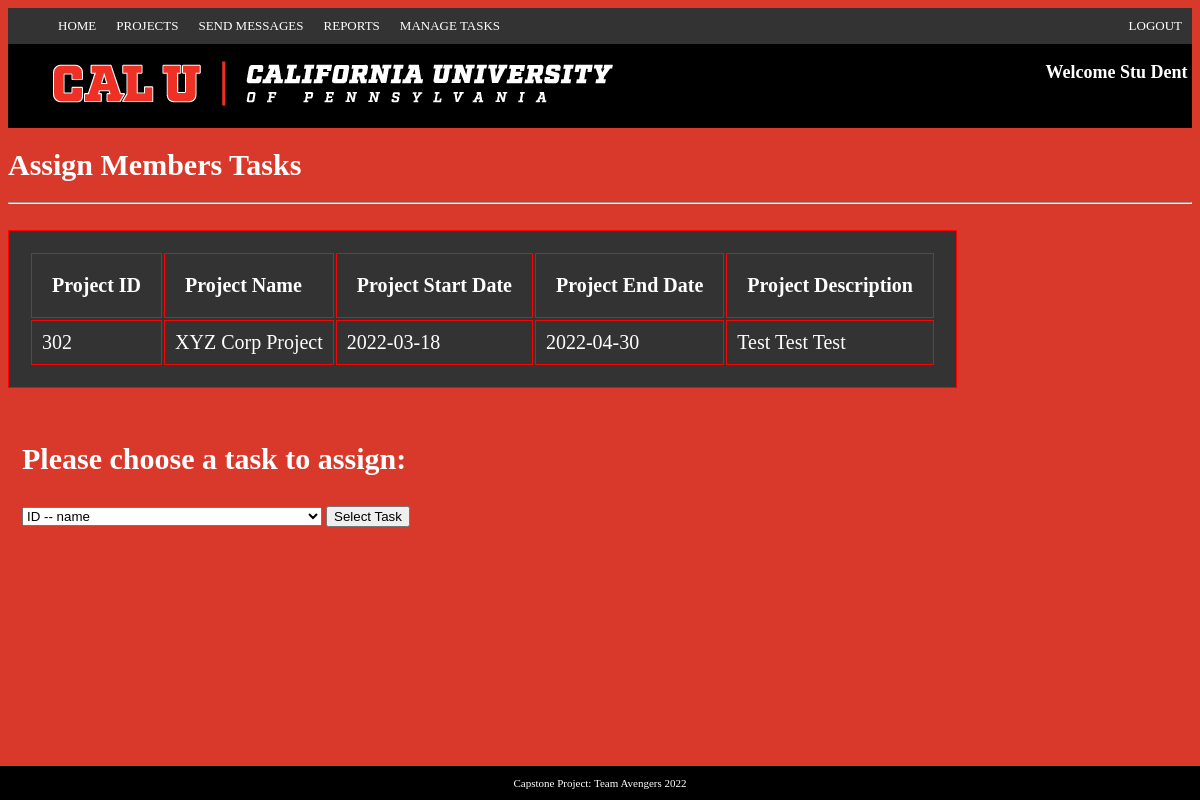
/teamLead/team_lead_tasks.php (signed in), run on the app's committed database.
### tables this page shows
CREATE TABLE team_members (
    mem_id      INT            NOT NULL    AUTO_INCREMENT,
    mem_fname   VARCHAR(60)    NOT NULL,
    mem_lname   VARCHAR(60)    NOT NULL,
    username    VARCHAR(255),
    password    VARCHAR(255),
	reset_pass	VARCHAR(255),
	skills      VARCHAR(255),
    PRIMARY KEY (mem_id),
    UNIQUE INDEX username (username)
);

CREATE TABLE teams_list (
    teams_list_id     INT     NOT NULL AUTO_INCREMENT,
    mem_id      INT            NOT NULL,
    team_id     INT            NOT NULL,
    is_lead     VARCHAR(4)        NOT NULL,
    PRIMARY KEY (teams_list_id),
    FOREIGN KEY (mem_id) REFERENCES team_members (mem_id) ON DELETE CASCADE,
    FOREIGN KEY (team_id) REFERENCES team (team_id) ON DELETE CASCADE
);

CREATE TABLE project (
    project_id      	   INT           NOT NULL     AUTO_INCREMENT,
    project_name    	   VARCHAR(40)   NOT NULL,
    dir_id          	   INT,
    account_id      	   INT,
    pro_start_date  	   DATE,
    pro_end_date    	   DATE,
    project_description    VARCHAR(255),
	tafp1				   DECIMAL(10,2),	
	code                   DECIMAL(10,2),
	personMonths           DECIMAL(10,2),
	months                 DECIMAL(10,2),
	persons                DECIMAL(10,2),
	personnel_cost  	   DECIMAL(10,2),
	cost_justification    VARCHAR(255),
    PRIMARY KEY (project_id),
    FOREIGN KEY (account_id) REFERENCES accounting (account_id) ON DELETE CASCADE
);

### teamLead/lead/lead_name.php (called while the page is built, shortened)
<?php
$username = $_SESSION['username'];
$query = 'SELECT * FROM team_members
					WHERE username = :username';
$statement = $db->prepare($query);
$statement->bindValue(':username',$username);
$statement->execute();
$variable1 = $statement->fetch();
?>

### teamLead/team_lead_tasks.php (the view, shortened to what this page needs)
<?php
require_once('../inc/db_connect.php');
include('lead/lead_name.php');
include('webpage/header.php');
$mem_id1 = $_SESSION['mem_id'];
$query = 'SELECT team_id
			FROM teams_list
				WHERE mem_id = :mem_id';
$statement = $db->prepare($query);
$statement->bindValue(':mem_id',$mem_id1);
$statement->execute();
$variable1 = $statement->fetch();
$team_id = $variable1['team_id'];
$query = 'SELECT *
		FROM teams_list
		INNER JOIN team
		ON teams_list.team_id = team.team_id
		INNER JOIN project
		ON team.project_id = project.project_id
		WHERE teams_list.team_id = :team_id';
$statement = $db->prepare($query);
$statement->bindValue(':team_id',$team_id);
$statement->execute();
$variable1 = $statement->fetch();
$project_id = $variable1['project_id'];
$name = $variable1['project_name'];
$start = $variable1['pro_start_date'];
$end = $variable1['pro_end_date'];
$desc = $variable1['project_description'];
?>
<html>
<body>
	<h1 style="font-size: 30px"> Assign Members Tasks </h1>
	<hr></hr>
	<br>
	<table>
		<tr>
			<th>Project ID</th>
			<th>Project Name</th>
			<th>Project Start Date</th>
			<th>Project End Date</th>
			<th>Project Description</th>
		</tr>
		<tr>
			<td><?php echo $project_id; ?></td>
			<td><?php echo $name; ?></td>
			<td><?php echo $start; ?></td>
			<td><?php echo $end; ?></td>
			<td><?php echo $desc; ?></td>
		</tr>
	</table>
<br>
<fieldset>
<form action="" method="post">
	<h3 style="font-size: 30px" >Please choose a task to assign: </h3>
	<select name="task_list1" style="width:300px;">
		<option>ID -- name </option>
	</select>
		<input type="submit" value="Select Task" name="selectTask" />
</form>
</fieldset>
<footer>
	<p>Capstone Project: Team Avengers 2022</p>
</footer>
</html>
</body>
</html>

### teamLead/webpage/header.php (shortened to what this page needs)
<!DOCTYPE html>
<html lang="en">
<head>
	<link rel="stylesheet" href="webpage/main.css" />
	<link rel="stylesheet" href="https://cdnjs.cloudflare.com/ajax/libs/font-awesome/4.7.0/css/font-awesome.min.css">
</head>
<body>
<header>
	<nav>
		<div class="navbar">
			<ul>
				<li><a href="team_lead_home.php">HOME</a></li>
				<li><a href="#Manage Projects">Projects</a>
				<li><a href="team_lead_messages.php">SEND MESSAGES</a></li>
				<li><a href="team_lead_reports.php">REPORTS</a></li>
				<li><a href="#Manage Tasks">Manage Tasks</a>
			</ul>
		<div class="logout">
			<div class="logout2">
				<ul>
					<li><a href="clear.php">LOGOUT</a></li>
				</ul>
			</div>
		</div>
	</nav>
	<div class="header">
		<div class="header2">
			<img src="caluBanner.jpg" alt="California University of Pennsylvania">
			<div class="greeting">
				<h3><b>Welcome <?php echo $variable1['mem_fname']. " ". $variable1['mem_lname']; ?></b>&nbsp;</h3>
		</div>
		</div>
	</div>
</header>

### teamLead/webpage/main.css (style rules this page uses)
html { background-color: rgb(217, 57, 42); }
body { width: auto; }
a { text-transform: uppercase; font-size: 14px; }
.navbar { background: #333; }
.navbar:after { content: ''; clear: both; display: block; }
.navbar ul { list-style: none; margin: 0; }
.navbar > ul > li { float: left; position: relative; }
.navbar ul li a { text-decoration: none; color: white; padding: 10px 10px; display: block; font-size: 13px; }
.logout { float: right; }
.logout2 a { text-decoration: none; color: white; margin: 0; }
.header { background-color: #919191; max-width: 100%; }
.header2 { background-color: black; height: auto; max-width: 100%; }
.greeting { float: right; width: auto; }
h1 { color: white; font-size: 26px; }
h3 { color: white; font-size: 18px; }
footer { position: fixed; left: 0; bottom: 0; width: 100%; background-color: black; color: white; text-align: center; font-size: 11px; }
fieldset { border: 0; padding-bottom: 15px; }
li { max-width:335px; word-wrap:break-word; text-align:left; }
table, th, td { border: 1px double red; font-size:20px; width:auto; color: white; text-align: left; padding:10px }
table, th, td[class=blackBox] { background: #333; font-size:20px; width:auto; color: white; text-align: left; padding:20px }

### data on the page
team_members: mem_fname "Stu", mem_lname "Dent"
teams_list: project.project_id "302", project.project_name "XYZ Corp Project", project.pro_start_date "2022-03-18", project.pro_end_date "2022-04-30", project.project_description "Test Test Test"
